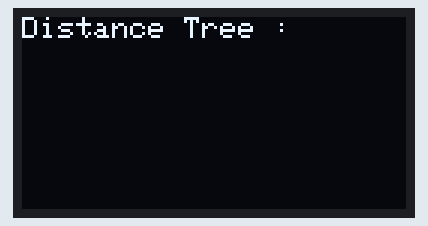
Bench run of a sketch on a simulated Arduino Uno, built with avr-gcc and run on an emulated ATmega328P. Shown: 128×64 one-colour display.

Above: at 1.1 s.
At 1.9 s:
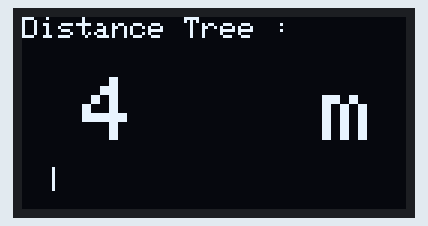
At 3.3 s:
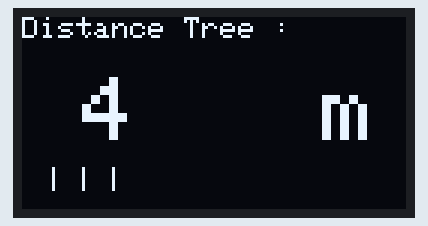
At 5.5 s:
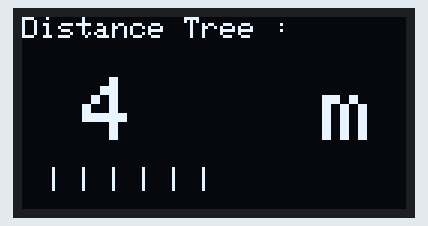

The sketch:

oled_distance_GY.ino
```cpp
#include <SPI.h>
#include <Wire.h>
#include <Adafruit_GFX.h>
#include <Adafruit_SSD1306.h>
#define OLED_RESET 4
#define SCREEN_WIDTH 128
#define SCREEN_HEIGHT 64
#define SCREEN_ADDRESS 0x3C

Adafruit_SSD1306 display(SCREEN_WIDTH, SCREEN_HEIGHT, &Wire, -1);

// OLED screen 2: Distance input page
int r = 0;
float c = 0;
int i = 0;
int l = 0;
const int MAX_WIDTH = 120;  // Maximum width for the rectangles

void setup() {
  display.begin(SSD1306_SWITCHCAPVCC, 0x3C);  // initialize with the I2C addr 0x3C (for the 128x32)

  display.clearDisplay();
  display.display();
  delay(1000);

  DrawTitles();
}

void loop() {
  r = 4.5;
  c = r * 17;
  l = r*13/7.2;
  display.setTextSize(3);
  display.setTextColor(WHITE, BLACK);
  display.setCursor(20, 20);  // Adjusted y-coordinate to move the random number line up
  display.println(r);
  display.setCursor(100, 20);
  display.println("m");
//  display.display();
//  int rectWidth = constrain(128 - c, 0, MAX_WIDTH);  // Limit the width of the rectangles
//  display.fillRect(c, 50, rectWidth, 8, BLACK);
//  display.fillRect(3, 50, c, 8, WHITE);
//  display.display();

    for (i = 1; i < l; i++) {
      display.fillRect(i * 10, 50, 1, 8, WHITE);
      delay(700);
      display.display();
  }

}

void DrawTitles(void) {
  display.setTextSize(1);
  display.setTextColor(WHITE);
  display.setCursor(0, 0);
  display.println("Distance Tree :");
  display.display();
}

String Format(double val, int dec, int dig ) {
  int addpad = 0;
  char sbuf[20];
  String fdata = (dtostrf(val, dec, dig, sbuf));
  int slen = fdata.length();
  for ( addpad = 1; addpad <= dec + dig - slen; addpad++) {
    fdata = " " + fdata;
  }
  return fdata;
}
```

Measured:
- what the display in image 0 shows lasts 0.7 s, from 1.1 s to 1.8 s
